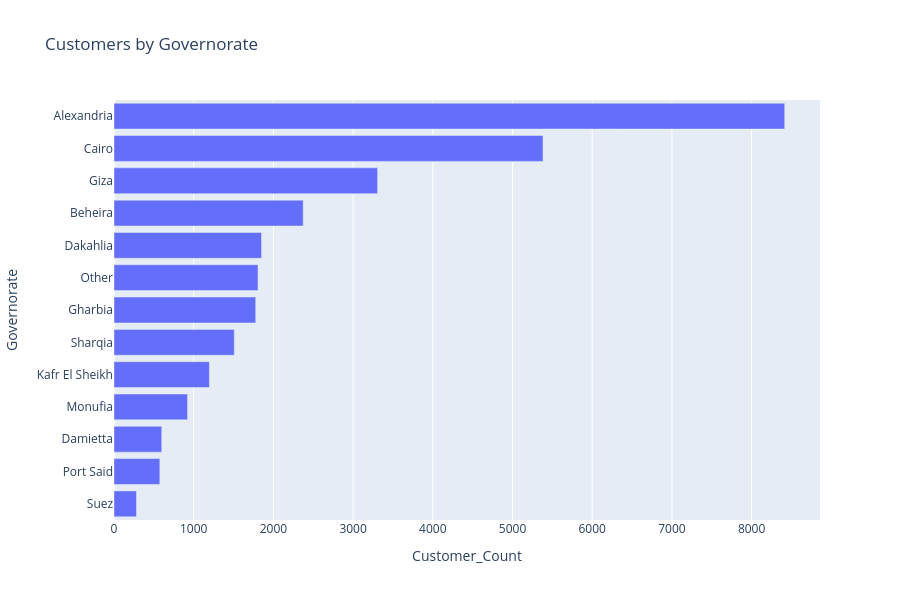

Here is the notebook cell this chart was saved with:
### Markdown cell above
Chart 5: Customers by Governorate

### Code cell
governorate_counts = customers["Governorate"].value_counts().reset_index()
governorate_counts.columns = ["Governorate", "Customer_Count"]

fig = px.bar(
    governorate_counts,
    x="Customer_Count",
    y="Governorate",
    orientation="h",
    title="Customers by Governorate"
)

fig.update_layout(height=600, yaxis={"categoryorder": "total ascending"})

fig.show()

### Figure 1 — Plotly figure (JSON) as saved in the notebook; plotly's stock layout.template omitted (floating-point values rounded to 4 significant figures)
{"data": [{"hovertemplate": "Customer_Count=%{x}<br>Governorate=%{y}<extra></extra>", "legendgroup": "", "marker": {"color": "#636efa", "pattern": {"shape": ""}}, "name": "", "orientation": "h", "showlegend": false, "textposition": "auto", "type": "bar", "x": [8415, 5383, 3307, 2374, 1851, 1807, 1778, 1509, 1197, 923, 599, 575, 282], "xaxis": "x", "y": ["Alexandria", "Cairo", "Giza", "Beheira", "Dakahlia", "Other", "Gharbia", "Sharqia", "Kafr El Sheikh", "Monufia", "Damietta", "Port Said", "Suez"], "yaxis": "y"}], "layout": {"barmode": "relative", "height": 600, "legend": {"tracegroupgap": 0}, "title": {"text": "Customers by Governorate"}, "xaxis": {"anchor": "y", "domain": [0, 1], "title": {"text": "Customer_Count"}}, "yaxis": {"anchor": "x", "categoryorder": "total ascending", "domain": [0, 1], "title": {"text": "Governorate"}}}}
